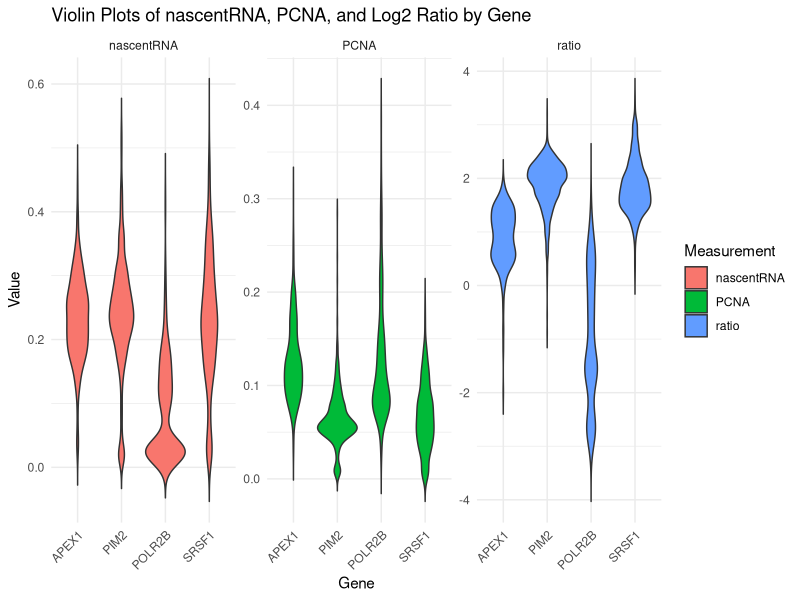

Reproduce this figure in R.
#load libraries
library(tidyr)
library(ggplot2)

#load data
gene_data <- read.csv("gene_data.txt")

#reshape data into long format
long_gene_data <- gene_data %>%
  pivot_longer(cols = c(nascentRNA, PCNA, ratio), 
               names_to = "Measurement", 
               values_to = "Value")

#create violin plots
ggplot(long_gene_data, aes(x = Gene, y = Value, fill = Measurement)) +
  geom_violin(trim = FALSE) +  
  facet_wrap(~ Measurement, scales = "free_y") + 
  theme_minimal() +  
  labs(title = "Violin Plots of nascentRNA, PCNA, and Log2 Ratio by Gene",
       x = "Gene", y = "Value") +
  theme(axis.text.x = element_text(angle = 45, hjust = 1))
